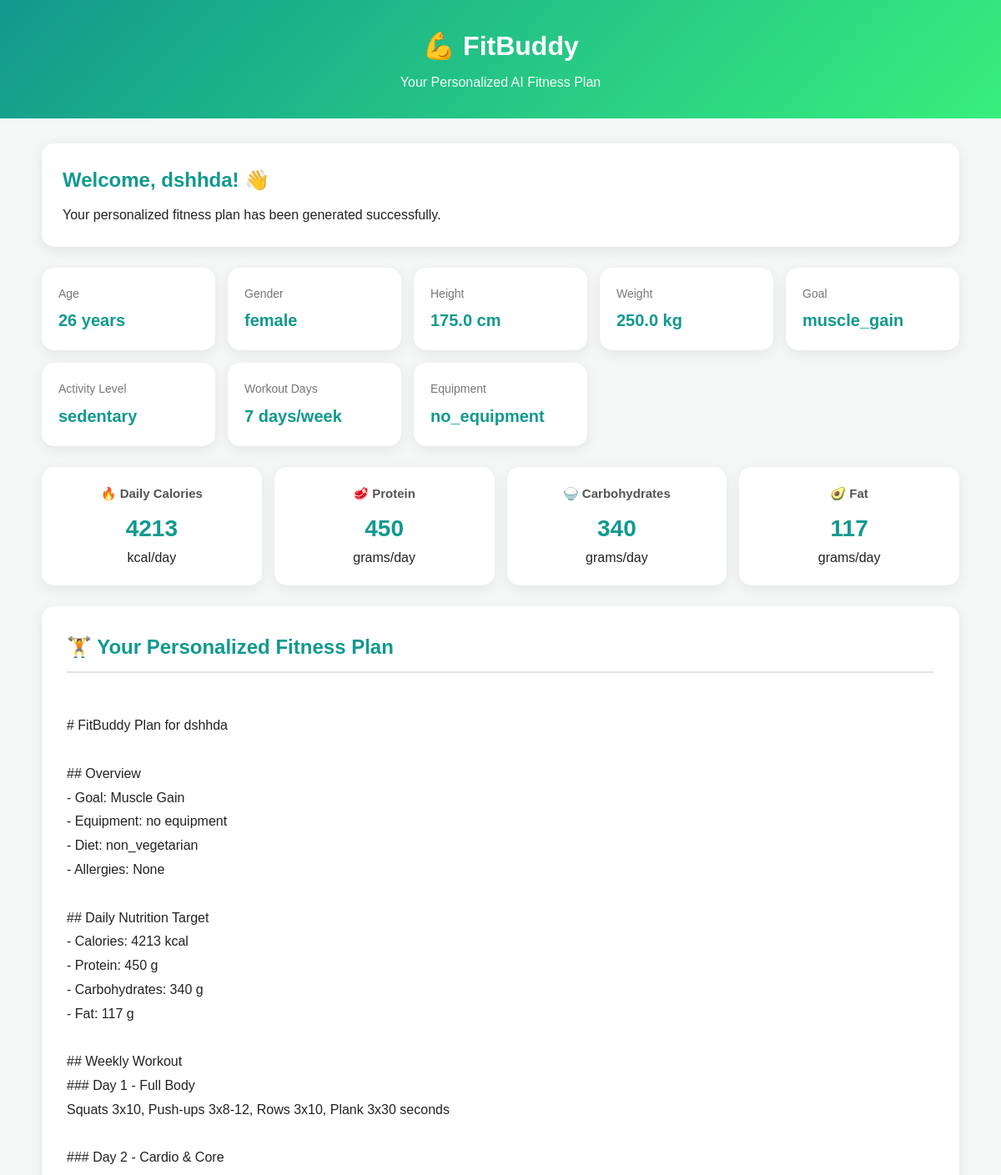
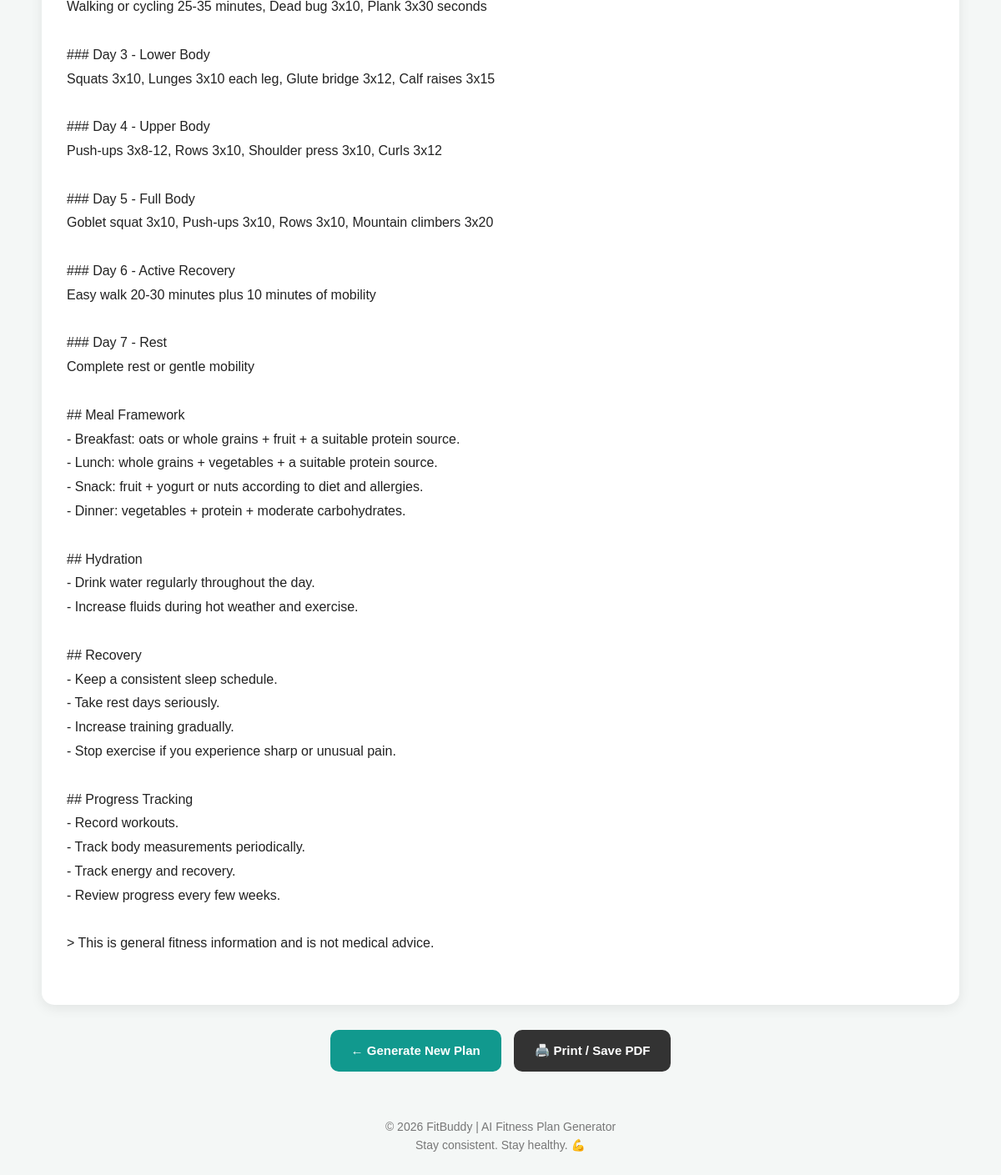
Page /result/2 on the committed database (2 pictures, top to bottom).
### tables this page shows
CREATE TABLE users (
    id INTEGER PRIMARY KEY AUTOINCREMENT,

    name TEXT NOT NULL,

    age INTEGER NOT NULL,

    gender TEXT NOT NULL,

    height_cm REAL NOT NULL,

    weight_kg REAL NOT NULL,

    goal TEXT NOT NULL,

    activity_level TEXT NOT NULL,

    workout_days INTEGER NOT NULL,

    equipment TEXT NOT NULL,

    diet TEXT NOT NULL,

    allergies TEXT DEFAULT '',

    created_at TEXT NOT NULL DEFAULT CURRENT_TIMESTAMP
);

CREATE TABLE fitness_plans (
    id INTEGER PRIMARY KEY AUTOINCREMENT,

    user_id INTEGER NOT NULL,

    plan_text TEXT NOT NULL,

    calories INTEGER,

    protein_g INTEGER,

    carbs_g INTEGER,

    fat_g INTEGER,

    created_at TEXT NOT NULL DEFAULT CURRENT_TIMESTAMP,

    FOREIGN KEY (user_id)
        REFERENCES users(id)
        ON DELETE CASCADE
);

### app/routes.py (the view)
@main_bp.get("/result/<int:plan_id>")
def result(
    plan_id
):
    plan = get_plan(
        plan_id
    )
    if plan is None:
        return (
            "Fitness plan not found.",
            404
        )
    bmi = calculate_bmi(
        plan["height_cm"],
        plan["weight_kg"]
    )
    return render_template(
        "result.html",
        plan=plan,
        bmi=bmi,
        bmi_label=bmi_category(
            bmi
        )
    )

### app/database.py (called while the page is built)
def get_db():
    if "db" not in g:
        g.db = sqlite3.connect(
            current_app.config["DATABASE"]
        )
        g.db.row_factory = sqlite3.Row
        g.db.execute(
            "PRAGMA foreign_keys = ON"
        )
    return g.db

def get_plan(plan_id):
    db = get_db()
    return db.execute(
        """
        SELECT
            p.*,

            u.name,
            u.goal,
            u.age,
            u.gender,
            u.height_cm,
            u.weight_kg,
            u.activity_level,
            u.workout_days,
            u.equipment,
            u.diet,
            u.allergies

        FROM fitness_plans p

        JOIN users u
            ON u.id = p.user_id

        WHERE p.id = ?
        """,
        (plan_id,)
    ).fetchone()

### app/nutrition.py (called while the page is built)
def calculate_bmi(
    height_cm,
    weight_kg
):
    height_m = height_cm / 100
    bmi = weight_kg / (
        height_m * height_m
    )
    return round(
        bmi,
        1
    )

def bmi_category(bmi):
    if bmi < 18.5:
        return "Underweight"
    elif bmi < 25:
        return "Healthy range"
    elif bmi < 30:
        return "Overweight"
    else:
        return "Obesity range"

### app/templates/result.html (shortened to what this page needs)
<!DOCTYPE html>
<html lang="en">
<head>
</head>
<body>
    <div class="header">
        <h1>💪 FitBuddy</h1>
        <p>Your Personalized AI Fitness Plan</p>
    </div>
    <div class="container">
        {% if plan %}
        <div class="welcome">
            <h2>
                Welcome, {{ plan["name"] }}! 👋
            </h2>
            <p>
                Your personalized fitness plan has been generated successfully.
            </p>
        </div>
        <div class="info-grid">
            <div class="info-card">
                <div class="label">
                    Age
                </div>
                <div class="value">
                    {{ plan["age"] }} years
                </div>
            </div>
            <div class="info-card">
                <div class="label">
                    Gender
                </div>
                <div class="value">
                    {{ plan["gender"] }}
                </div>
            </div>
            <div class="info-card">
                <div class="label">
                    Height
                </div>
                <div class="value">
                    {{ plan["height_cm"] }} cm
                </div>
            </div>
            <div class="info-card">
                <div class="label">
                    Weight
                </div>
                <div class="value">
                    {{ plan["weight_kg"] }} kg
                </div>
            </div>
            <div class="info-card">
                <div class="label">
                    Goal
                </div>
                <div class="value">
                    {{ plan["goal"] }}
                </div>
            </div>
            <div class="info-card">
                <div class="label">
                    Activity Level
                </div>
                <div class="value">
                    {{ plan["activity_level"] }}
                </div>
            </div>
            <div class="info-card">
                <div class="label">
                    Workout Days
                </div>
                <div class="value">
                    {{ plan["workout_days"] }} days/week
                </div>
            </div>
            <div class="info-card">
                <div class="label">
                    Equipment
                </div>
                <div class="value">
                    {{ plan["equipment"] }}
                </div>
            </div>
        </div>
        <div class="nutrition">
            <div class="nutrition-card">
                <h3>🔥 Daily Calories</h3>
                <div class="number">
                    {{ plan["calories"] }}
                </div>
                <p>kcal/day</p>
            </div>
            <div class="nutrition-card">
                <h3>🥩 Protein</h3>
                <div class="number">
                    {{ plan["protein_g"] }}
                </div>
                <p>grams/day</p>
            </div>
            <div class="nutrition-card">
                <h3>🍚 Carbohydrates</h3>
                <div class="number">
                    {{ plan["carbs_g"] }}
                </div>
                <p>grams/day</p>
            </div>
            <div class="nutrition-card">
                <h3>🥑 Fat</h3>
                <div class="number">
                    {{ plan["fat_g"] }}
                </div>
                <p>grams/day</p>
            </div>
        </div>
        <div class="plan-section">
            <h2>
                🏋️ Your Personalized Fitness Plan
            </h2>
            <div class="plan-text">
{{ plan["plan_text"] }}
            </div>
        </div>
        <div class="buttons">
            <a href="/" class="btn btn-primary">
                ← Generate New Plan
            </a>
            <button
                onclick="window.print()"
                class="btn btn-secondary">
                🖨️ Print / Save PDF
            </button>
        </div>
        {% endif %}
    </div>
    <div class="footer">
        <p>
            © 2026 FitBuddy | AI Fitness Plan Generator
        </p>
        <p>
            Stay consistent. Stay healthy. 💪
        </p>
    </div>
</body>
</html>

### app/templates/result.html (style rules this page uses)
* { box-sizing: border-box; margin: 0; padding: 0; }
body { font-family: Arial, Helvetica, sans-serif; background: #f4f7f6; color: #222; line-height: 1.6; }
.header { background: linear-gradient(135deg, #11998e, #38ef7d); color: white; padding: 30px 20px; text-align: center; }
.header h1 { font-size: 32px; margin-bottom: 5px; }
.header p { font-size: 16px; opacity: 0.95; }
.container { width: 92%; max-width: 1100px; margin: 30px auto; }
.welcome { background: white; padding: 25px; border-radius: 15px; margin-bottom: 25px; box-shadow: 0 4px 15px rgba(0, 0, 0, 0.08); }
.welcome h2 { color: #11998e; margin-bottom: 10px; }
.info-grid { display: grid; grid-template-columns: repeat(auto-fit, minmax(180px, 1fr)); gap: 15px; margin-bottom: 25px; }
.info-card { background: white; padding: 20px; border-radius: 15px; box-shadow: 0 4px 15px rgba(0, 0, 0, 0.07); }
.info-card .label { color: #777; font-size: 14px; margin-bottom: 5px; }
.info-card .value { font-size: 20px; font-weight: bold; color: #11998e; }
.nutrition { display: grid; grid-template-columns: repeat(auto-fit, minmax(180px, 1fr)); gap: 15px; margin-bottom: 25px; }
.nutrition-card { background: white; padding: 20px; border-radius: 15px; text-align: center; box-shadow: 0 4px 15px rgba(0, 0, 0, 0.07); }
.nutrition-card h3 { color: #555; font-size: 15px; margin-bottom: 8px; }
.nutrition-card .number { font-size: 28px; font-weight: bold; color: #11998e; }
.plan-section { background: white; padding: 30px; border-radius: 15px; box-shadow: 0 4px 15px rgba(0, 0, 0, 0.08); margin-bottom: 25px; }
.plan-section h2 { color: #11998e; margin-bottom: 20px; border-bottom: 2px solid #e5e5e5; padding-bottom: 10px; }
.plan-text { white-space: pre-wrap; font-size: 16px; line-height: 1.8; }
.buttons { display: flex; gap: 15px; justify-content: center; flex-wrap: wrap; margin: 30px 0; }
.btn { text-decoration: none; padding: 13px 25px; border-radius: 10px; border: none; cursor: pointer; font-size: 15px; font-weight: bold; display: inline-block; }
.btn-primary { background: #11998e; color: white; }
.btn-secondary { background: #333; color: white; }
.footer { text-align: center; padding: 25px; color: #777; font-size: 14px; }

### rows in the picture
users: name "dshhda", age "26", gender "female", height_cm "175.0", weight_kg "250.0", goal "muscle_gain", activity_level "sedentary", workout_days "7", equipment "no_equipment"
fitness_plans: calories "4213", protein_g "450", carbs_g "340", fat_g "117", plan_text "# FitBuddy Plan for dshhda ## Overview - Goal: Muscle Gain - Equipment: no equipment - Diet: non_vegetarian - Allergies: None ## Daily Nutrition Target - Calories: 4213 kcal - Protein: 450 g - Carbohydrates: 340 g - Fat: 117 g ## Weekly Workout ### Day 1 - Full Body Squats 3x10, Push-ups 3x8-12, Rows 3x10, Plank 3x30 seconds ### Day 2 - Cardio & Core Walking or cycling 25-35 minutes, Dead bug 3x10, Plank 3x30 seconds ### Day 3 - Lower Body Squats 3x10, Lunges 3x10 each leg, Glute bridge 3x12, Calf raises 3x15 ### Day 4 - Upper Body Push-ups 3x8-12, Rows 3x10, Shoulder press 3x10, Curls 3x12 ### Day 5 - Full Body Goblet squat 3x10, Push-ups 3x10, Rows 3x10, Mountain climbers 3x20 ### Day 6 -…"
